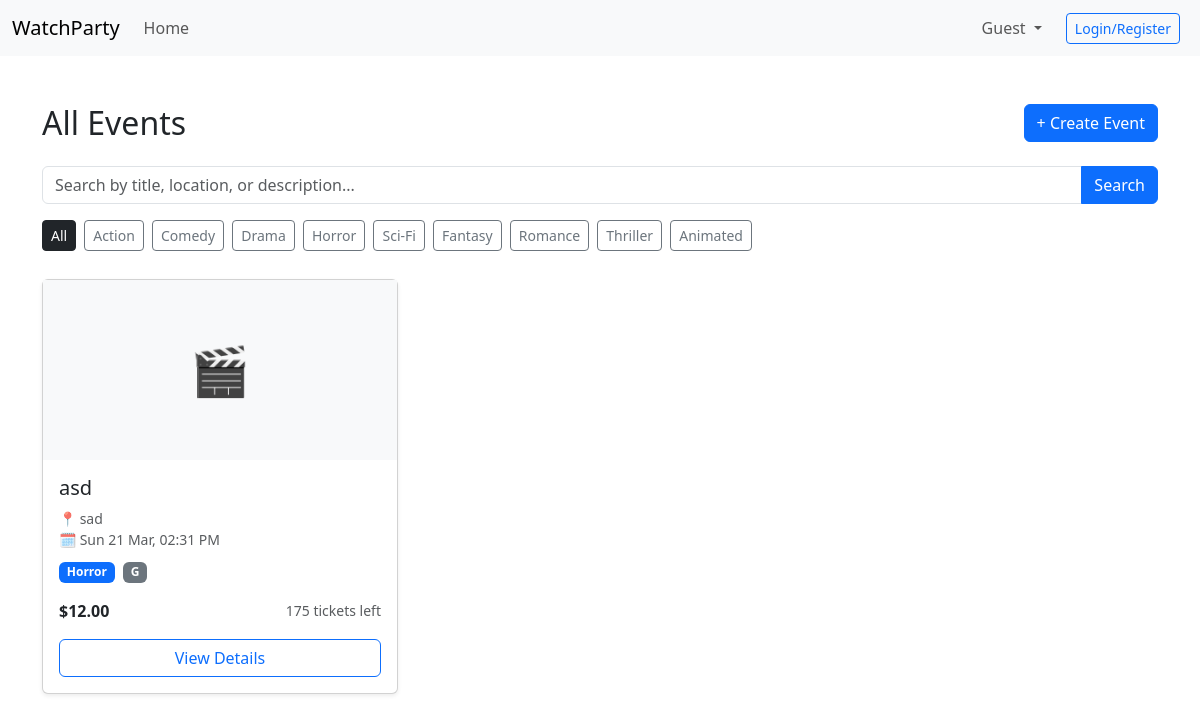
Before: / with the older database file.
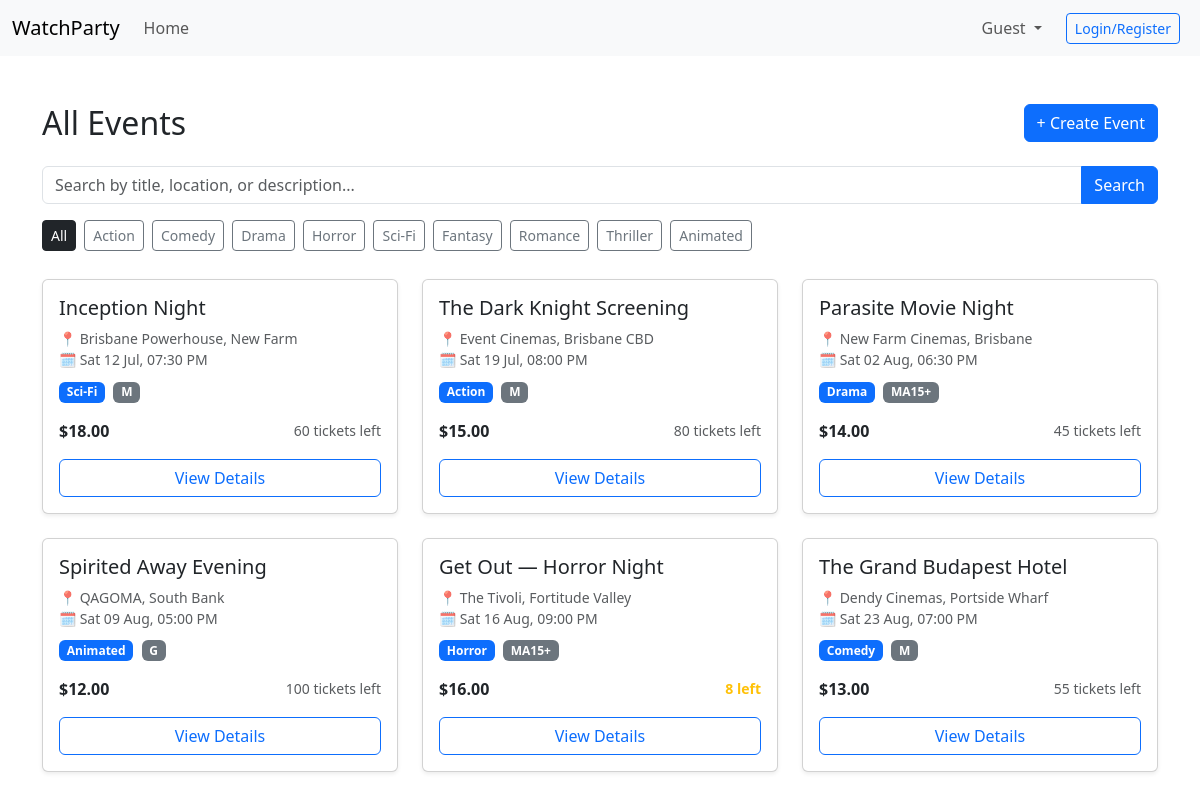
After: the same page with the newer database file.
### website/models.py (models this page shows)
class Event(db.Model):
    __tablename__ = 'event'
    id = db.Column(db.Integer, primary_key=True)
    title = db.Column(db.String(150), nullable=False)
    description = db.Column(db.Text, nullable=False)
    genre = db.Column(db.String(50))
    rating = db.Column(db.String(10))
    ticket_price = db.Column(db.Float)
    tickets_available = db.Column(db.Integer)
    location = db.Column(db.String(120), nullable=False)
    date = db.Column(db.DateTime)
    image = db.Column(db.String(255))
    comments = db.relationship('Comment', backref='event', lazy=True)
    orders = db.relationship('Booking', backref='event', lazy=True)

### website/views.py (the view, shortened to what this page needs)
@main_bp.route('/')
def view_events():
    genre_filter = request.args.get('genre')
    search_query = request.args.get('q', '').strip()
    query = Event.query
    if genre_filter:
        query = query.filter_by(genre=genre_filter)
    events = query.all()
    return render_template('view_events.html', events=events, search_query=search_query)

### website/templates/view_events.html (shortened to what this page needs)
{% extends "base.html" %}
{% block content %}
<div class="container mt-5">
    <div class="d-flex align-items-center justify-content-between mb-4">
        <h2 class="mb-0">All Events</h2>
        <a href="{{ url_for('main.create_event') }}" class="btn btn-primary">+ Create Event</a>
    </div>
    <form method="GET" action="{{ url_for('main.view_events') }}" class="mb-3">
    <div class="input-group">
        <input type="text" name="q" class="form-control"
               placeholder="Search by title, location, or description..."
               value="{{ search_query }}">
        <button class="btn btn-primary" type="submit">Search</button>
    </div>
</form>
    <div class="mb-4">
        <a href="{{ url_for('main.view_events') }}"
           class="btn btn-sm {% if not request.args.get('genre') %}btn-dark{% else %}btn-outline-secondary{% endif %} me-1 mb-1">
            All
        </a>
        {% for g in ['Action','Comedy','Drama','Horror','Sci-Fi','Fantasy','Romance','Thriller','Animated'] %}
        <a href="{{ url_for('main.view_events', genre=g) }}"
           class="btn btn-sm {% if request.args.get('genre') == g %}btn-dark{% else %}btn-outline-secondary{% endif %} me-1 mb-1">
            {{ g }}
        </a>
        {% endfor %}
    </div>
    {% if events %}
    <div class="row row-cols-1 row-cols-md-3 g-4">
        {% for event in events %}
        <div class="col">
            <div class="card h-100 shadow-sm">
                {% if event.image %}
                <img src="{{ event.image }}" class="card-img-top" alt="{{ event.title }}"
                     style="height: 180px; object-fit: cover;"
                     onerror="this.style.display='none'">
                {% else %}
                <div class="bg-light d-flex align-items-center justify-content-center"
                     style="height: 180px; font-size: 48px;">🎬</div>
                {% endif %}
                <div class="card-body d-flex flex-column">
                    <h5 class="card-title">{{ event.title }}</h5>
                    <p class="card-text text-muted small mb-2">
                        📍 {{ event.location }}<br>
                        🗓 {{ event.date.strftime('%a %d %b, %#I:%M %p') if event.date else 'Date TBC' }}
                    </p>
                    <div class="mb-3">
                        {% if event.genre %}
                        <span class="badge bg-primary me-1">{{ event.genre }}</span>
                        {% endif %}
                        {% if event.rating %}
                        <span class="badge bg-secondary">{{ event.rating }}</span>
                        {% endif %}
                    </div>
                    <div class="d-flex justify-content-between align-items-center mt-auto mb-3">
                        <span class="fw-semibold">
                            {% if event.ticket_price %}${{ "%.2f"|format(event.ticket_price) }}{% else %}Free{% endif %}
                        </span>
                        <span class="text-muted small">
                            {% if event.tickets_available %}
                                {% if event.tickets_available < 10 %}
                                <span class="text-warning fw-semibold">{{ event.tickets_available }} left</span>
                                {% else %}
                                {{ event.tickets_available }} tickets left
                                {% endif %}
                            {% endif %}
                        </span>
                    </div>
                    <a href="{{ url_for('main.event_detail', event_id=event.id) }}"
                       class="btn btn-outline-primary w-100">View Details</a>
                </div>
            </div>
        </div>
        {% endfor %}
    </div>
    {% endif %}
</div>
{% endblock %}

### website/templates/base.html (shortened to what this page needs)
<html>
<head>
    <link href="https://cdn.jsdelivr.net/npm/bootstrap@5.3.2/dist/css/bootstrap.min.css" rel="stylesheet">
</head>
<body>
    <header>
        <nav>
            <nav class="navbar navbar-expand-lg bg-body-tertiary">
                <div class="container-fluid">
                    <a class="navbar-brand" href="#">WatchParty</a>
                    <div class="collapse navbar-collapse" id="navbarNavDropdown">
                        <ul class="navbar-nav">
                            <li class="nav-item">
                                <a class="nav-link" href="{{url_for('main.view_events')}}">Home</a>
                            </li>
                        </ul>
                        <ul class="navbar-nav ms-auto d-flex align-items-center">
                            <li class="nav-item dropdown me-3">
                                <a class="nav-link dropdown-toggle" href="#" role="button" data-bs-toggle="dropdown" aria-expanded="false">
                                    Guest
                                </a>
                            </li>
                            <li class="nav-item me-2">
                                <a class="btn btn-outline-primary btn-sm" href="{{url_for('main.login_testing')}}">Login/Register</a>
                            </li>
                        </ul>
                    </div>
                </div>
            </nav>
        </nav>
    </header>
    {% block content %}
    {% endblock %}
</body>
</html>

Changed rows visible on the page:
removed Event: title "asd", location "sad", date "Sun 21 Mar, 02:31 PM", genre "Horror", rating "G", ticket_price "12.00", tickets_available "175"
added Event: title "Inception Night", location "Brisbane Powerhouse, New Farm", date "Sat 12 Jul, 07:30 PM", genre "Sci-Fi", rating "M", ticket_price "18.00", tickets_available "60"
added Event: title "The Dark Knight Screening", location "Event Cinemas, Brisbane CBD", date "Sat 19 Jul, 08:00 PM", genre "Action", rating "M", ticket_price "15.00", tickets_available "80"
added Event: title "Parasite Movie Night", location "New Farm Cinemas, Brisbane", date "Sat 02 Aug, 06:30 PM", genre "Drama", rating "MA15+", ticket_price "14.00", tickets_available "45"
added Event: title "Spirited Away Evening", location "QAGOMA, South Bank", date "Sat 09 Aug, 05:00 PM", genre "Animated", rating "G", ticket_price "12.00", tickets_available "100"
added Event: title "Get Out — Horror Night", location "The Tivoli, Fortitude Valley", date "Sat 16 Aug, 09:00 PM", genre "Horror", rating "MA15+", ticket_price "16.00", tickets_available "8"
added Event: title "The Grand Budapest Hotel", location "Dendy Cinemas, Portside Wharf", date "Sat 23 Aug, 07:00 PM", genre "Comedy", rating "M", ticket_price "13.00", tickets_available "55"
